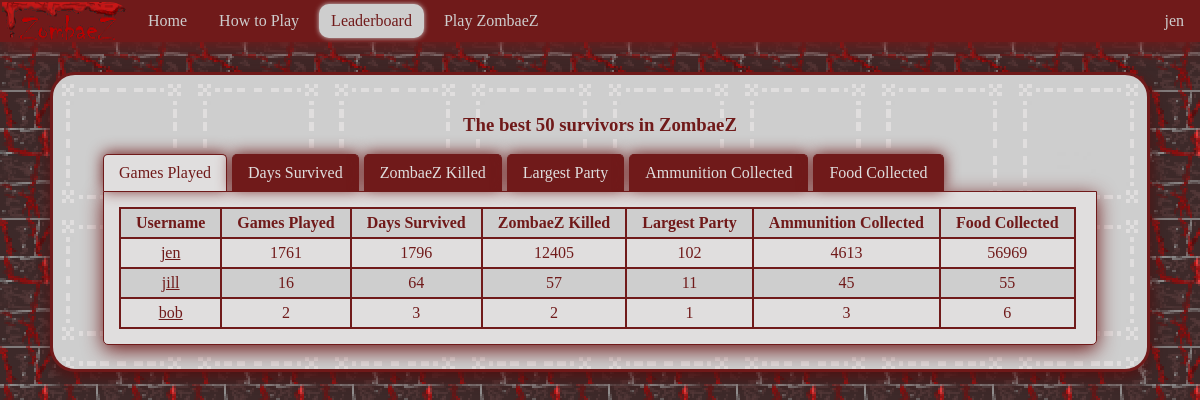
Screenshot of /zombaez/leaderboards/ (signed in) with the database file from the repository.
### zombaez/models.py (models this page shows, shortened)
class User(models.Model):
    username = models.CharField(max_length=128, unique=True)
    user = models.OneToOneField(DjangoUser, on_delete=models.CASCADE)
    zombies_killed = models.IntegerField(default=0)
    total_games_played = models.IntegerField(default=0)
    total_ammo_collected = models.IntegerField(default=0)
    largest_party_size = models.IntegerField(default=0)
    total_food_collected = models.IntegerField(default=0)
    total_days_survived = models.IntegerField(default=0)
    avatar = models.ImageField(upload_to='profile_images', default = "profile_images/zombae.jpg")

### zombaez/views.py (the view)
def leaderboards(request):
    context_dict = {"total_games_played":User.objects.order_by("-total_games_played")[:50]}
    context_dict["total_ammo_collected"] = User.objects.order_by("-total_ammo_collected")[:50]
    context_dict["total_food_collected"] = User.objects.order_by("-total_food_collected")[:50]
    context_dict["total_days_survived"] = User.objects.order_by("-total_days_survived")[:50]
    context_dict["largest_party_size"] = User.objects.order_by("-largest_party_size")[:50]
    context_dict["zombies_killed"] = User.objects.order_by("-zombies_killed")[:50]
    return render(request, 'zombaez/leaderboards.html', context_dict)

### templates/zombaez/leaderboards.html (shortened to what this page needs)
{% extends 'zombaez/base.html' %}
{% load staticfiles %}
{% block head_block %}
	<link rel="stylesheet" href="{% static "styles/leaderboards.css"%}" type="text/css" />
{% endblock %}
{% block body_block %}
<h3>The best 50 survivors in ZombaeZ</h3>
<div class="tabs">
    <ul class="tab-links">
        <li class="active"><a href="#tab1">Games Played</a></li>
        <li><a href="#tab2">Days Survived</a></li>
        <li><a href="#tab3">ZombaeZ Killed</a></li>
        <li><a href="#tab4">Largest Party</a></li>
		<li><a href="#tab5">Ammunition Collected</a></li>
		<li><a href="#tab6">Food Collected</a></li>
    </ul>
    <div class="tab-content">
        <div id="tab1" class="tab active">
            <table>
			<tr>
				<th>Username</th>
				<th>Games Played</th>
				<th>Days Survived</th>
				<th>ZombaeZ Killed</th>
				<th>Largest Party</th>
				<th>Ammunition Collected</th>
				<th>Food Collected</th>
			</tr>
			{% for player in total_games_played %}
			<tr>
				<td><a href="/zombaez/view_profile/{{player.username}}">{{player.username}}</a></td>
				<td>{{player.total_games_played}}</td>
				<td>{{player.total_days_survived}}</td>
				<td>{{player.zombies_killed}}</td>
				<td>{{player.largest_party_size}}</td>
				<td>{{player.total_ammo_collected}}</td>
				<td>{{player.total_food_collected}}</td>
			</tr>
			{% endfor %}
			</table>
        </div>
    </div>
</div>
{% endblock %}

### templates/zombaez/base.html (shortened to what this page needs)
{% load staticfiles %}
<!DOCTYPE html>
<html>
	<head>
		<link rel="stylesheet" href="{% static "styles/base.css"%}" type="text/css" />
		{% block head_block %}{% endblock %}
	</head>
	<body>
		<ul id="nav_bar">
			<li id="logoItem" ><img class="logo" src="{% static "images/zombaez.png" %}" alt="ZombaeZ logo"/>
			<li><a id="nav1" href="{% url 'home' %}">Home</a></li>
			<li><a id="nav2" href="{% url 'how_to_play' %}">How to Play</a></li>
			<li><a id="nav3" href="{% url 'leaderboards' %}">Leaderboard</a></li>
			{% if user.is_authenticated %}
			<li><a id="nav4" href="{% url 'play' %}">Play ZombaeZ</a></li>
			<li class="right drop_down"><a>{{user.username}}</a>
			</li>
			{% else %}
			<li class="right"><a href="{% url 'auth_login' %}?next={{ request.get_full_path|urlencode }}">Log In/Register</a><li>
			{% endif %}
		</ul>
	<div id="content">
        {% block body_block %}{% endblock %}
    </div>
	</body>
</html>

### static/styles/base.css (style rules this page uses)
body { margin:0; padding:0; background-image: url("../images/background.png"); min-width:1052px; }
#nav_bar { list-style-type: none; height: 42px; margin:0; padding:0; background-color: #701A1A; box-shadow: 0px 5px 20px #701A1A; }
#logoItem { margin:0; padding:0; border-top-right-radius:20px; overflow:hidden; }
.logo { width:128px; height:42px; }
#nav_bar li { margin:2px; height: 38px; float: left; color: #878484; }
#nav_bar li a { margin:2px; display: block; padding: 8px 12px; color:#CECECE; }
#nav_bar li a:link { text-decoration: none; }
#nav_bar a.active { background-color: #CECECE; color: #701A1A; border-radius:10px; box-shadow: 0px 0px 5px #CECECE; }
#nav_bar li.right { float: right; }
.drop_down a { text-align: right; }
#content { background-image: url("../images/content_background.png"); image-rendering: pixelated; background-size: 12.5%; position:relative; top: 10px; margin:20px 50px; padding:20px 50px; border-style:solid; border-radius: 25px; border-color: #701A1A; box-shadow: 0px 5px 15px #521111; color: #701A1A; text-align:center; }

### static/styles/leaderboards.css (style rules this page uses)
table, tr, td, th { text-align:center; padding:5px 15px; border-style:solid; border-width:2px; border-color: #701A1A; border-collapse: collapse; }
tr:nth-child(even) { background-color: #E0DEDE; }
tr:nth-child(odd) { background-color: #CECECE; }
td a { padding: 2px; color: #701A1A; }
.tabs { width:100%; display:inline-block; }
.tab-links:after { display:block; clear:both; content:''; }
.tab-links li { margin:0px 5px 0px 0px; float:left; list-style:none; }
.tab-links { margin:0; padding:0; }
.tab-links a { padding:9px 15px; display:inline-block; border-style:solid; border-top-width:1px; border-bottom-width:0px; border-right-width:1px; border-left-width:1px; border-top-right-radius:5px; border-top-left-radius:5px; border-color:#701A1A; background:#701A1A; color:#E0DEDE; text-decoration:none; box-shadow: 0px -1px 15px #701A1A; transition:all linear 0.15s; }
li.active a, li.active a:hover { background:#E0DEDE; color:#701A1A; }
.tab-content { padding:15px; background:#E0DEDE; border-style:solid; border-width:1px; border-bottom-left-radius:5px; border-bottom-right-radius:5px; border-color:#701A1A; box-shadow: 0px 5px 20px #701A1A }
.tab { display:none; }
.tab.active { display:block; }

### rows the page displays
User: username "jen", total_games_played "1761", total_days_survived "1796", zombies_killed "12405", largest_party_size "102", total_ammo_collected "4613", total_food_collected "56969"
User: username "jill", total_games_played "16", total_days_survived "64", zombies_killed "57", largest_party_size "11", total_ammo_collected "45", total_food_collected "55"
User: username "bob", total_games_played "2", total_days_survived "3", zombies_killed "2", largest_party_size "1", total_ammo_collected "3", total_food_collected "6"

### other values shown
{{ user.username }} "jen"
